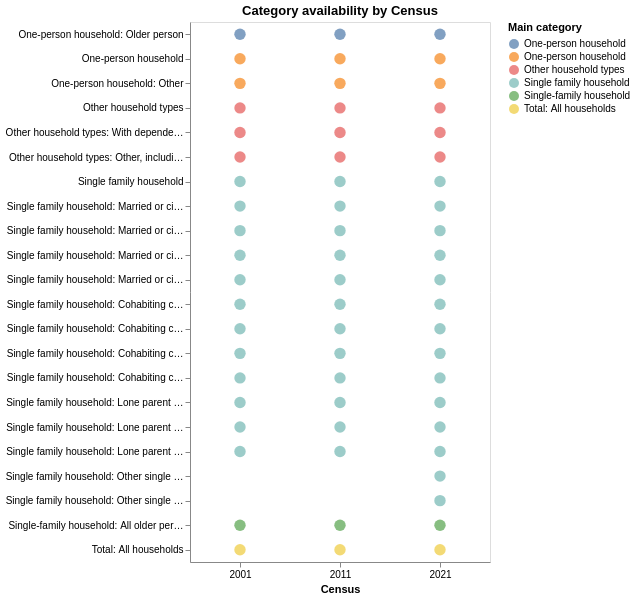

The code cell stored with this chart in its notebook:
### Code cell
cat_presence_plot = (
    df_composition[["curated_category", "main_category", "census"]]
    .drop_duplicates()
    .copy()
)

cat_presence_plot["census"] = cat_presence_plot["census"].astype(str)

chart = (
    alt.Chart(cat_presence_plot)
    .mark_circle(size=130)
    .encode(
        x=alt.X(
            "census:O",
            title="Census",
            sort=["2001", "2011", "2021"],
            axis=alt.Axis(labelAngle=0)
        ),
        y=alt.Y(
            "curated_category:N",
            title=None,
            sort=alt.SortField("main_category", order="ascending")
        ),
        color=alt.Color(
            "main_category:N",
            title="Main category"
        ),
        tooltip=[
            alt.Tooltip("curated_category:N", title="Category"),
            alt.Tooltip("main_category:N", title="Main category"),
            alt.Tooltip("census:O", title="Census")
        ]
    )
    .properties(
        width=300,
        height=540,
        title="Category availability by Census"
    )
)

chart

### Figure 1 — Vega-Lite specification as saved in the notebook (floating-point values rounded to 4 significant figures)
{"config": {"view": {"continuousWidth": 300, "continuousHeight": 300}}, "data": {"name": "data-2bffadbeb16486d939ab7c0abf9b76fb"}, "mark": {"type": "circle", "size": 130}, "encoding": {"color": {"field": "main_category", "title": "Main category", "type": "nominal"}, "tooltip": [{"field": "curated_category", "title": "Category", "type": "nominal"}, {"field": "main_category", "title": "Main category", "type": "nominal"}, {"field": "census", "title": "Census", "type": "ordinal"}], "x": {"axis": {"labelAngle": 0}, "field": "census", "sort": ["2001", "2011", "2021"], "title": "Census", "type": "ordinal"}, "y": {"field": "curated_category", "sort": {"field": "main_category", "order": "ascending"}, "title": null, "type": "nominal"}}, "height": 540, "title": "Category availability by Census", "width": 300, "$schema": "https://vega.github.io/schema/vega-lite/v5.20.1.json", "datasets": {"data-2bffadbeb16486d939ab7c0abf9b76fb": [{"curated_category": "Total: All households", "main_category": "Total: All households", "census": "2001"}, {"curated_category": "One‑person household", "main_category": "One‑person household", "census": "2001"}, {"curated_category": "One-person household: Older person", "main_category": "One-person household", "census": "2001"}, {"curated_category": "One‑person household: Other", "main_category": "One‑person household", "census": "2001"}, {"curated_category": "Single family household", "main_category": "Single family household", "census": "2001"}, {"curated_category": "Single-family household: All older persons", "main_category": "Single-family household", "census": "2001"}, {"curated_category": "Single family household: Married or civil partnership couple", "main_category": "Single family household", "census": "2001"}, {"curated_category": "Single family household: Married or civil partnership couple: No children", "main_category": "Single family household", "census": "2001"}, {"curated_category": "Single family household: Married or civil partnership couple: Dependent children", "main_category": "Single family household", "census": "2001"}, {"curated_category": "Single family household: Married or civil partnership couple: All children non-dependent", "main_category": "Single family household", "census": "2001"}, {"curated_category": "Single family household: Cohabiting couple family", "main_category": "Single family household", "census": "2001"}, {"curated_category": "Single family household: Cohabiting couple family: No children", "main_category": "Single family household", "census": "2001"}, {"curated_category": "Single family household: Cohabiting couple family: With dependent children", "main_category": "Single family household", "census": "2001"}, {"curated_category": "Single family household: Cohabiting couple family: All children non-dependent", "main_category": "Single family household", "census": "2001"}, {"curated_category": "Single family household: Lone parent family", "main_category": "Single family household", "census": "2001"}, {"curated_category": "Single family household: Lone parent family: With dependent children", "main_category": "Single family household", "census": "2001"}, {"curated_category": "Single family household: Lone parent family: All children non-dependent", "main_category": "Single family household", "census": "2001"}, {"curated_category": "Other household types", "main_category": "Other household types", "census": "2001"}, {"curated_category": "Other household types: With dependent children", "main_category": "Other household types", "census": "2001"}, {"curated_category": "Other household types: Other, including all full-time students and all aged 66 years and over", "main_category": "Other household types", "census": "2001"}, {"curated_category": "Total: All households", "main_category": "Total: All households", "census": "2011"}, {"curated_category": "One‑person household", "main_category": "One‑person household", "census": "2011"}, {"curated_category": "One-person household: Older person", "main_category": "One-person household", "census": "2011"}, {"curated_category": "One‑person household: Other", "main_category": "One‑person household", "census": "2011"}, {"curated_category": "Single family household", "main_category": "Single family household", "census": "2011"}, {"curated_category": "Single-family household: All older persons", "main_category": "Single-family household", "census": "2011"}, {"curated_category": "Single family household: Married or civil partnership couple", "main_category": "Single family household", "census": "2011"}, {"curated_category": "Single family household: Married or civil partnership couple: No children", "main_category": "Single family household", "census": "2011"}, {"curated_category": "Single family household: Married or civil partnership couple: Dependent children", "main_category": "Single family household", "census": "2011"}, {"curated_category": "Single family household: Married or civil partnership couple: All children non-dependent", "main_category": "Single family household", "census": "2011"}, {"curated_category": "Single family household: Cohabiting couple family", "main_category": "Single family household", "census": "2011"}, {"curated_category": "Single family household: Cohabiting couple family: No children", "main_category": "Single family household", "census": "2011"}, {"curated_category": "Single family household: Cohabiting couple family: With dependent children", "main_category": "Single family household", "census": "2011"}, {"curated_category": "Single family household: Cohabiting couple family: All children non-dependent", "main_category": "Single family household", "census": "2011"}, {"curated_category": "Single family household: Lone parent family", "main_category": "Single family household", "census": "2011"}, {"curated_category": "Single family household: Lone parent family: With dependent children", "main_category": "Single family household", "census": "2011"}, {"curated_category": "Single family household: Lone parent family: All children non-dependent", "main_category": "Single family household", "census": "2011"}, {"curated_category": "Other household types", "main_category": "Other household types", "census": "2011"}, {"curated_category": "Other household types: With dependent children", "main_category": "Other household types", "census": "2011"}, {"curated_category": "Other household types: Other, including all full-time students and all aged 66 years and over", "main_category": "Other household types", "census": "2011"}, {"curated_category": "Total: All households", "main_category": "Total: All households", "census": "2021"}, {"curated_category": "One‑person household", "main_category": "One‑person household", "census": "2021"}, {"curated_category": "One-person household: Older person", "main_category": "One-person household", "census": "2021"}, {"curated_category": "One‑person household: Other", "main_category": "One‑person household", "census": "2021"}, {"curated_category": "Single family household", "main_category": "Single family household", "census": "2021"}, {"curated_category": "Single-family household: All older persons", "main_category": "Single-family household", "census": "2021"}, {"curated_category": "Single family household: Married or civil partnership couple", "main_category": "Single family household", "census": "2021"}, {"curated_category": "Single family household: Married or civil partnership couple: No children", "main_category": "Single family household", "census": "2021"}, {"curated_category": "Single family household: Married or civil partnership couple: Dependent children", "main_category": "Single family household", "census": "2021"}, {"curated_category": "Single family household: Married or civil partnership couple: All children non-dependent", "main_category": "Single family household", "census": "2021"}, {"curated_category": "Single family household: Cohabiting couple family", "main_category": "Single family household", "census": "2021"}, {"curated_category": "Single family household: Cohabiting couple family: No children", "main_category": "Single family household", "census": "2021"}, {"curated_category": "Single family household: Cohabiting couple family: With dependent children", "main_category": "Single family household", "census": "2021"}, {"curated_category": "Single family household: Cohabiting couple family: All children non-dependent", "main_category": "Single family household", "census": "2021"}, {"curated_category": "Single family household: Lone parent family", "main_category": "Single family household", "census": "2021"}, {"curated_category": "Single family household: Lone parent family: With dependent children", "main_category": "Single family household", "census": "2021"}, {"curated_category": "Single family household: Lone parent family: All children non-dependent", "main_category": "Single family household", "census": "2021"}, {"curated_category": "Single family household: Other single family household", "main_category": "Single family household", "census": "2021"}, {"curated_category": "Single family household: Other single family household: Other family composition", "main_category": "Single family household", "census": "2021"}, {"curated_category": "Other household types", "main_category": "Other household types", "census": "2021"}, {"curated_category": "Other household types: With dependent children", "main_category": "Other household types", "census": "2021"}, {"curated_category": "Other household types: Other, including all full-time students and all aged 66 years and over", "main_category": "Other household types", "census": "2021"}]}}
